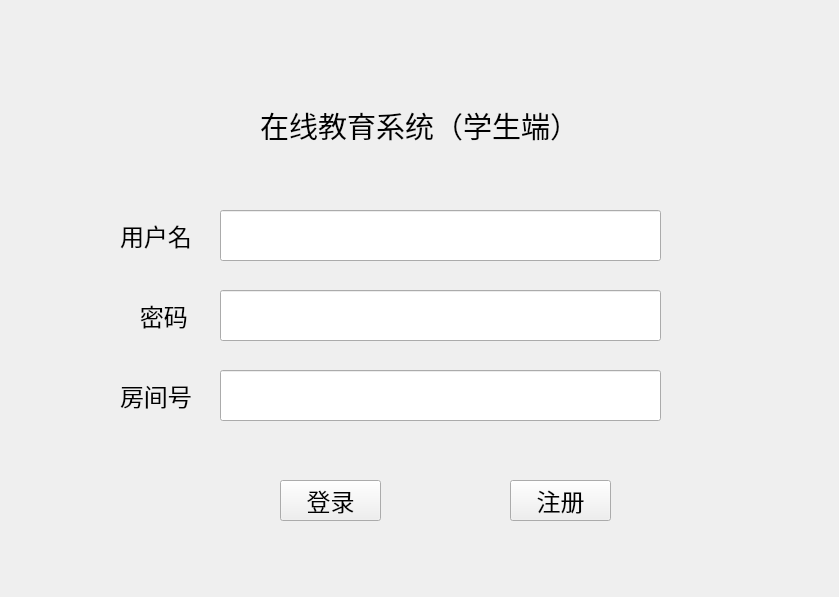
<?xml version="1.0" encoding="UTF-8"?>
<ui version="4.0">
 <class>MainWindow</class>
 <widget class="QMainWindow" name="MainWindow">
  <property name="geometry">
   <rect>
    <x>0</x>
    <y>0</y>
    <width>839</width>
    <height>597</height>
   </rect>
  </property>
  <property name="minimumSize">
   <size>
    <width>839</width>
    <height>597</height>
   </size>
  </property>
  <property name="maximumSize">
   <size>
    <width>839</width>
    <height>597</height>
   </size>
  </property>
  <property name="windowTitle">
   <string>MainWindow</string>
  </property>
  <widget class="QWidget" name="centralwidget">
   <widget class="QLabel" name="label">
    <property name="geometry">
     <rect>
      <x>260</x>
      <y>70</y>
      <width>411</width>
      <height>111</height>
     </rect>
    </property>
    <property name="font">
     <font>
      <family>Arial</family>
      <pointsize>22</pointsize>
     </font>
    </property>
    <property name="text">
     <string>在线教育系统（学生端）</string>
    </property>
   </widget>
   <widget class="QLabel" name="label_2">
    <property name="geometry">
     <rect>
      <x>120</x>
      <y>210</y>
      <width>91</width>
      <height>51</height>
     </rect>
    </property>
    <property name="font">
     <font>
      <family>Arial</family>
      <pointsize>18</pointsize>
     </font>
    </property>
    <property name="text">
     <string>用户名</string>
    </property>
   </widget>
   <widget class="QLabel" name="label_3">
    <property name="geometry">
     <rect>
      <x>120</x>
      <y>290</y>
      <width>91</width>
      <height>51</height>
     </rect>
    </property>
    <property name="font">
     <font>
      <family>Arial</family>
      <pointsize>18</pointsize>
     </font>
    </property>
    <property name="text">
     <string>   密码</string>
    </property>
   </widget>
   <widget class="QLabel" name="label_4">
    <property name="geometry">
     <rect>
      <x>120</x>
      <y>370</y>
      <width>91</width>
      <height>51</height>
     </rect>
    </property>
    <property name="font">
     <font>
      <family>Arial</family>
      <pointsize>18</pointsize>
     </font>
    </property>
    <property name="text">
     <string>房间号</string>
    </property>
   </widget>
   <widget class="QPushButton" name="pushButton">
    <property name="geometry">
     <rect>
      <x>280</x>
      <y>480</y>
      <width>101</width>
      <height>41</height>
     </rect>
    </property>
    <property name="font">
     <font>
      <family>Arial</family>
      <pointsize>18</pointsize>
     </font>
    </property>
    <property name="text">
     <string>登录</string>
    </property>
   </widget>
   <widget class="QPushButton" name="pushButton_2">
    <property name="geometry">
     <rect>
      <x>510</x>
      <y>480</y>
      <width>101</width>
      <height>41</height>
     </rect>
    </property>
    <property name="font">
     <font>
      <family>Arial</family>
      <pointsize>18</pointsize>
     </font>
    </property>
    <property name="text">
     <string>注册</string>
    </property>
   </widget>
   <widget class="QLineEdit" name="lineEdit">
    <property name="geometry">
     <rect>
      <x>220</x>
      <y>210</y>
      <width>441</width>
      <height>51</height>
     </rect>
    </property>
    <property name="font">
     <font>
      <family>Arial</family>
      <pointsize>18</pointsize>
     </font>
    </property>
   </widget>
   <widget class="QLineEdit" name="lineEdit_2">
    <property name="geometry">
     <rect>
      <x>220</x>
      <y>290</y>
      <width>441</width>
      <height>51</height>
     </rect>
    </property>
    <property name="font">
     <font>
      <family>Arial</family>
      <pointsize>18</pointsize>
     </font>
    </property>
    <property name="text">
     <string/>
    </property>
    <property name="echoMode">
     <enum>QLineEdit::Password</enum>
    </property>
   </widget>
   <widget class="QLineEdit" name="lineEdit_3">
    <property name="geometry">
     <rect>
      <x>220</x>
      <y>370</y>
      <width>441</width>
      <height>51</height>
     </rect>
    </property>
    <property name="font">
     <font>
      <family>Arial</family>
      <pointsize>18</pointsize>
     </font>
    </property>
   </widget>
  </widget>
 </widget>
 <resources/>
 <connections/>
</ui>
